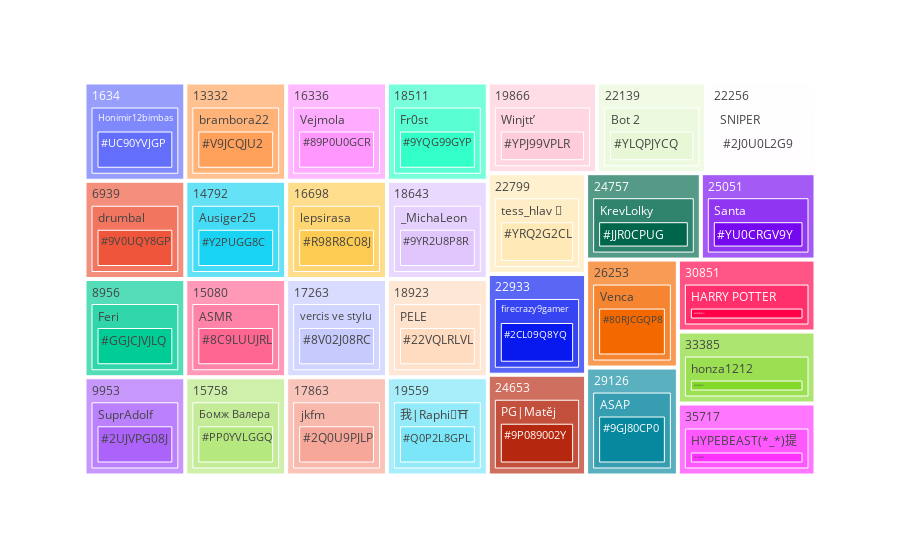
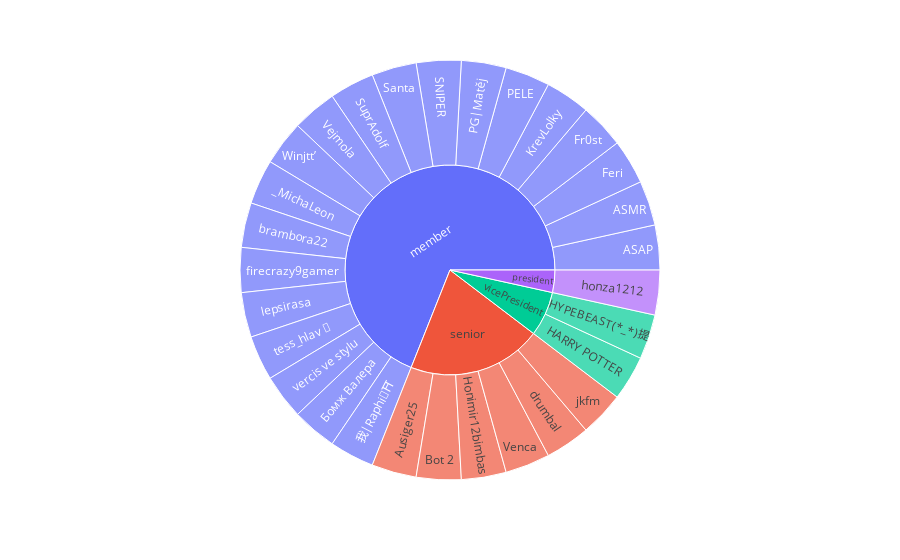
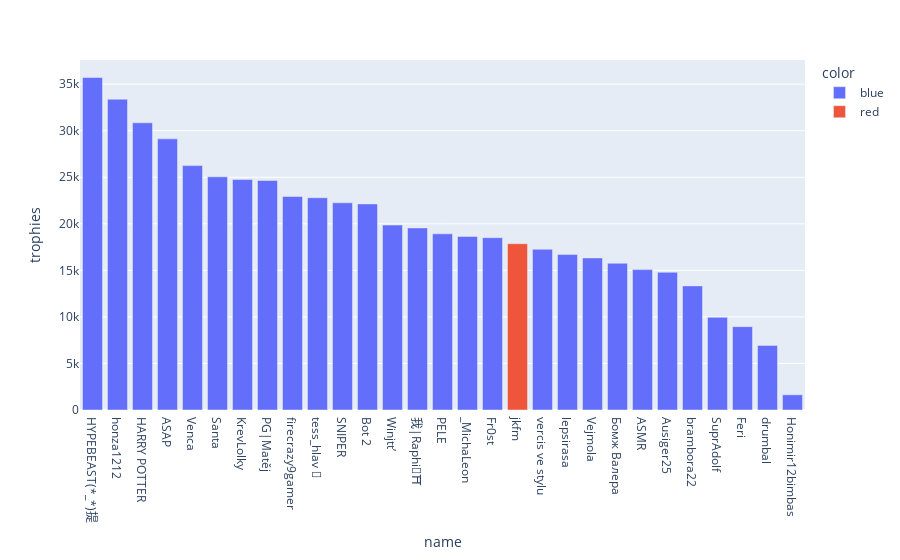

Source (notebook cell) for these figures, in order:
### Code cell
#club logs
import plotly.graph_objects as go
df_club = club_log()
df_members = pd.json_normalize(df_club["members"])
df_members['color'] = df_members['tag'].apply(lambda x: 'red' if x == pl_tag else 'blue')

# df_members['player'] = df_members['tag'].apply(lambda x: 'You' if x == pl_tag else ' ')


fig = px.treemap(df_members,path=["trophies","name", "tag" ])
fig.show()
fig=px.sunburst(df_members,path=["role","name"] )

fig.show()
df_members.sort_values(by=["trophies"])
fig = px.bar(df_members, color="color", x="name",y="trophies",category_orders={"name": df_members.sort_values(by='trophies',ascending=False)['name'].tolist()})

fig.show()

### Figure 1 — Plotly figure (JSON) as saved in the notebook; plotly's stock layout.template omitted (floating-point values rounded to 4 significant figures)
{"data": [{"branchvalues": "total", "domain": {"x": [0, 1], "y": [0, 1]}, "hovertemplate": "labels=%{label}<br>count=%{value}<br>parent=%{parent}<br>id=%{id}<extra></extra>", "ids": ["18923/PELE/#22VQLRLVL", "22933/firecrazy9gamer/#2CL09Q8YQ", "30851/HARRY POTTER/#2GCU0Y2QJ", "33385/honza1212/#2GJ9U8QC", "22256/SNIPER/#2J0U0L2G9", "17863/jkfm/#2Q0U9PJLP", "9953/SuprAdolf/#2UJVPG08J", "26253/Venca/#80RJCGQP8", "16336/Vejmola/#89P0U0GCR", "15080/ASMR/#8C9LUUJRL", "17263/vercis ve stylu/#8V02J08RC", "29126/ASAP/#9GJ80CP0", "24653/PG|Matěj/#9P089002Y", "6939/drumbal/#9V0UQY8GP", "18511/Fr0st/#9YQG99GYP", "18643/_MichaLeon/#9YR2U8P8R", "8956/Feri/#GGJCJVJLQ", "24757/KrevLolky/#JJR0CPUG", "15758/Бомж Валера/#PP0YVLGGQ", "19559/我|Raphi🥀⛩️/#Q0P2L8GPL", "16698/lepsirasa/#R98R8C08J", "1634/Honimir12bimbas/#UC90YVJGP", "13332/brambora22/#V9JCQJU2", "14792/Ausiger25/#Y2PUGG8C", "35717/HYPEBEAST(*_*)提/#YJL9R8CGP", "22139/Bot 2/#YLQPJYCQ", "19866/Winjtt’/#YPJ99VPLR", "22799/tess_hlav 🥀/#YRQ2G2CL", "25051/Santa/#YU0CRGV9Y", "29126/ASAP", "15080/ASMR", "14792/Ausiger25", "22139/Bot 2", "8956/Feri", "18511/Fr0st", "30851/HARRY POTTER", "35717/HYPEBEAST(*_*)提", "1634/Honimir12bimbas", "24757/KrevLolky", "18923/PELE", "24653/PG|Matěj", "22256/SNIPER", "25051/Santa", "9953/SuprAdolf", "16336/Vejmola", "26253/Venca", "19866/Winjtt’", "18643/_MichaLeon", "13332/brambora22", "6939/drumbal", "22933/firecrazy9gamer", "33385/honza1212", "17863/jkfm", "16698/lepsirasa", "22799/tess_hlav 🥀", "17263/vercis ve stylu", "15758/Бомж Валера", "19559/我|Raphi🥀⛩️", "1634", "6939", "8956", "9953", "13332", "14792", "15080", "15758", "16336", "16698", "17263", "17863", "18511", "18643", "18923", "19559", "19866", "22139", "22256", "22799", "22933", "24653", "24757", "25051", "26253", "29126", "30851", "33385", "35717"], "labels": ["#22VQLRLVL", "#2CL09Q8YQ", "#2GCU0Y2QJ", "#2GJ9U8QC", "#2J0U0L2G9", "#2Q0U9PJLP", "#2UJVPG08J", "#80RJCGQP8", "#89P0U0GCR", "#8C9LUUJRL", "#8V02J08RC", "#9GJ80CP0", "#9P089002Y", "#9V0UQY8GP", "#9YQG99GYP", "#9YR2U8P8R", "#GGJCJVJLQ", "#JJR0CPUG", "#PP0YVLGGQ", "#Q0P2L8GPL", "#R98R8C08J", "#UC90YVJGP", "#V9JCQJU2", "#Y2PUGG8C", "#YJL9R8CGP", "#YLQPJYCQ", "#YPJ99VPLR", "#YRQ2G2CL", "#YU0CRGV9Y", "ASAP", "ASMR", "Ausiger25", "Bot 2", "Feri", "Fr0st", "HARRY POTTER", "HYPEBEAST(*_*)提", "Honimir12bimbas", "KrevLolky", "PELE", "PG|Matěj", "SNIPER", "Santa", "SuprAdolf", "Vejmola", "Venca", "Winjtt’", "_MichaLeon", "brambora22", "drumbal", "firecrazy9gamer", "honza1212", "jkfm", "lepsirasa", "tess_hlav 🥀", "vercis ve stylu", "Бомж Валера", "我|Raphi🥀⛩️", "1634", "6939", "8956", "9953", "13332", "14792", "15080", "15758", "16336", "16698", "17263", "17863", "18511", "18643", "18923", "19559", "19866", "22139", "22256", "22799", "22933", "24653", "24757", "25051", "26253", "29126", "30851", "33385", "35717"], "name": "", "parents": ["18923/PELE", "22933/firecrazy9gamer", "30851/HARRY POTTER", "33385/honza1212", "22256/SNIPER", "17863/jkfm", "9953/SuprAdolf", "26253/Venca", "16336/Vejmola", "15080/ASMR", "17263/vercis ve stylu", "29126/ASAP", "24653/PG|Matěj", "6939/drumbal", "18511/Fr0st", "18643/_MichaLeon", "8956/Feri", "24757/KrevLolky", "15758/Бомж Валера", "19559/我|Raphi🥀⛩️", "16698/lepsirasa", "1634/Honimir12bimbas", "13332/brambora22", "14792/Ausiger25", "35717/HYPEBEAST(*_*)提", "22139/Bot 2", "19866/Winjtt’", "22799/tess_hlav 🥀", "25051/Santa", "29126", "15080", "14792", "22139", "8956", "18511", "30851", "35717", "1634", "24757", "18923", "24653", "22256", "25051", "9953", "16336", "26253", "19866", "18643", "13332", "6939", "22933", "33385", "17863", "16698", "22799", "17263", "15758", "19559", "", "", "", "", "", "", "", "", "", "", "", "", "", "", "", "", "", "", "", "", "", "", "", "", "", "", "", "", ""], "type": "treemap", "values": [1, 1, 1, 1, 1, 1, 1, 1, 1, 1, 1, 1, 1, 1, 1, 1, 1, 1, 1, 1, 1, 1, 1, 1, 1, 1, 1, 1, 1, 1, 1, 1, 1, 1, 1, 1, 1, 1, 1, 1, 1, 1, 1, 1, 1, 1, 1, 1, 1, 1, 1, 1, 1, 1, 1, 1, 1, 1, 1, 1, 1, 1, 1, 1, 1, 1, 1, 1, 1, 1, 1, 1, 1, 1, 1, 1, 1, 1, 1, 1, 1, 1, 1, 1, 1, 1, 1]}], "layout": {"legend": {"tracegroupgap": 0}, "margin": {"t": 60}}}

### Figure 2 — Plotly figure (JSON) as saved in the notebook; plotly's stock layout.template omitted (floating-point values rounded to 4 significant figures)
{"data": [{"branchvalues": "total", "domain": {"x": [0, 1], "y": [0, 1]}, "hovertemplate": "labels=%{label}<br>count=%{value}<br>parent=%{parent}<br>id=%{id}<extra></extra>", "ids": ["member/ASAP", "member/ASMR", "senior/Ausiger25", "senior/Bot 2", "member/Feri", "member/Fr0st", "vicePresident/HARRY POTTER", "vicePresident/HYPEBEAST(*_*)提", "senior/Honimir12bimbas", "member/KrevLolky", "member/PELE", "member/PG|Matěj", "member/SNIPER", "member/Santa", "member/SuprAdolf", "member/Vejmola", "senior/Venca", "member/Winjtt’", "member/_MichaLeon", "member/brambora22", "senior/drumbal", "member/firecrazy9gamer", "president/honza1212", "senior/jkfm", "member/lepsirasa", "member/tess_hlav 🥀", "member/vercis ve stylu", "member/Бомж Валера", "member/我|Raphi🥀⛩️", "member", "president", "senior", "vicePresident"], "labels": ["ASAP", "ASMR", "Ausiger25", "Bot 2", "Feri", "Fr0st", "HARRY POTTER", "HYPEBEAST(*_*)提", "Honimir12bimbas", "KrevLolky", "PELE", "PG|Matěj", "SNIPER", "Santa", "SuprAdolf", "Vejmola", "Venca", "Winjtt’", "_MichaLeon", "brambora22", "drumbal", "firecrazy9gamer", "honza1212", "jkfm", "lepsirasa", "tess_hlav 🥀", "vercis ve stylu", "Бомж Валера", "我|Raphi🥀⛩️", "member", "president", "senior", "vicePresident"], "name": "", "parents": ["member", "member", "senior", "senior", "member", "member", "vicePresident", "vicePresident", "senior", "member", "member", "member", "member", "member", "member", "member", "senior", "member", "member", "member", "senior", "member", "president", "senior", "member", "member", "member", "member", "member", "", "", "", ""], "type": "sunburst", "values": [1, 1, 1, 1, 1, 1, 1, 1, 1, 1, 1, 1, 1, 1, 1, 1, 1, 1, 1, 1, 1, 1, 1, 1, 1, 1, 1, 1, 1, 20, 1, 6, 2]}], "layout": {"legend": {"tracegroupgap": 0}, "margin": {"t": 60}}}

### Figure 3 — Plotly figure (JSON) as saved in the notebook; plotly's stock layout.template omitted (floating-point values rounded to 4 significant figures)
{"data": [{"alignmentgroup": "True", "hovertemplate": "color=blue<br>name=%{x}<br>trophies=%{y}<extra></extra>", "legendgroup": "blue", "marker": {"color": "#636efa", "pattern": {"shape": ""}}, "name": "blue", "offsetgroup": "blue", "orientation": "v", "showlegend": true, "textposition": "auto", "type": "bar", "x": ["HYPEBEAST(*_*)提", "honza1212", "HARRY POTTER", "ASAP", "Venca", "Santa", "KrevLolky", "PG|Matěj", "firecrazy9gamer", "tess_hlav 🥀", "SNIPER", "Bot 2", "Winjtt’", "我|Raphi🥀⛩️", "PELE", "_MichaLeon", "Fr0st", "vercis ve stylu", "lepsirasa", "Vejmola", "Бомж Валера", "ASMR", "Ausiger25", "brambora22", "SuprAdolf", "Feri", "drumbal", "Honimir12bimbas"], "xaxis": "x", "y": [35717, 33385, 30851, 29126, 26253, 25051, 24757, 24653, 22933, 22799, 22256, 22139, 19866, 19559, 18923, 18643, 18511, 17263, 16698, 16336, 15758, 15080, 14792, 13332, 9953, 8956, 6939, 1634], "yaxis": "y"}, {"alignmentgroup": "True", "hovertemplate": "color=red<br>name=%{x}<br>trophies=%{y}<extra></extra>", "legendgroup": "red", "marker": {"color": "#EF553B", "pattern": {"shape": ""}}, "name": "red", "offsetgroup": "red", "orientation": "v", "showlegend": true, "textposition": "auto", "type": "bar", "x": ["jkfm"], "xaxis": "x", "y": [17863], "yaxis": "y"}], "layout": {"barmode": "relative", "legend": {"title": {"text": "color"}, "tracegroupgap": 0}, "margin": {"t": 60}, "xaxis": {"anchor": "y", "categoryarray": ["HYPEBEAST(*_*)提", "honza1212", "HARRY POTTER", "ASAP", "Venca", "Santa", "KrevLolky", "PG|Matěj", "firecrazy9gamer", "tess_hlav 🥀", "SNIPER", "Bot 2", "Winjtt’", "我|Raphi🥀⛩️", "PELE", "_MichaLeon", "Fr0st", "jkfm", "vercis ve stylu", "lepsirasa", "Vejmola", "Бомж Валера", "ASMR", "Ausiger25", "brambora22", "SuprAdolf", "Feri", "drumbal", "Honimir12bimbas"], "categoryorder": "array", "domain": [0, 1], "title": {"text": "name"}}, "yaxis": {"anchor": "x", "domain": [0, 1], "title": {"text": "trophies"}}}}
